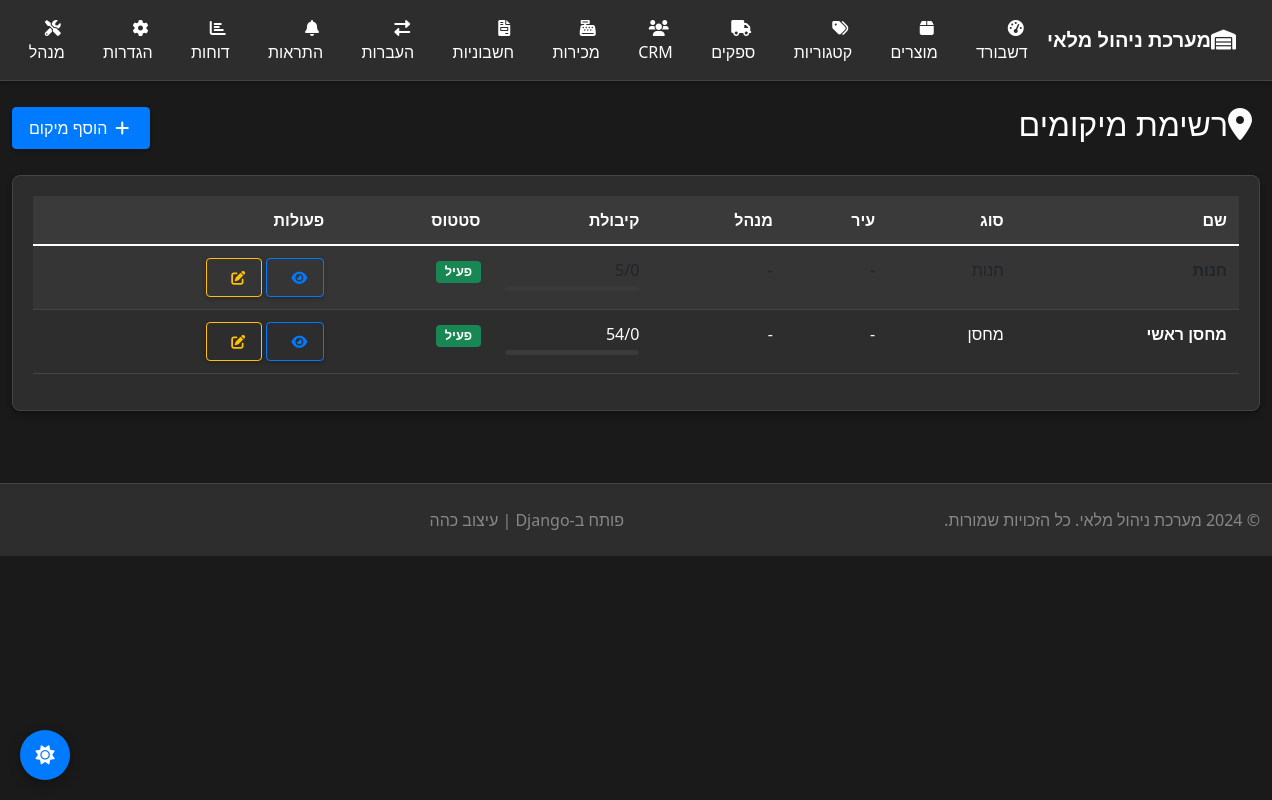
The page /inventory/locations/ on the database as committed earlier.
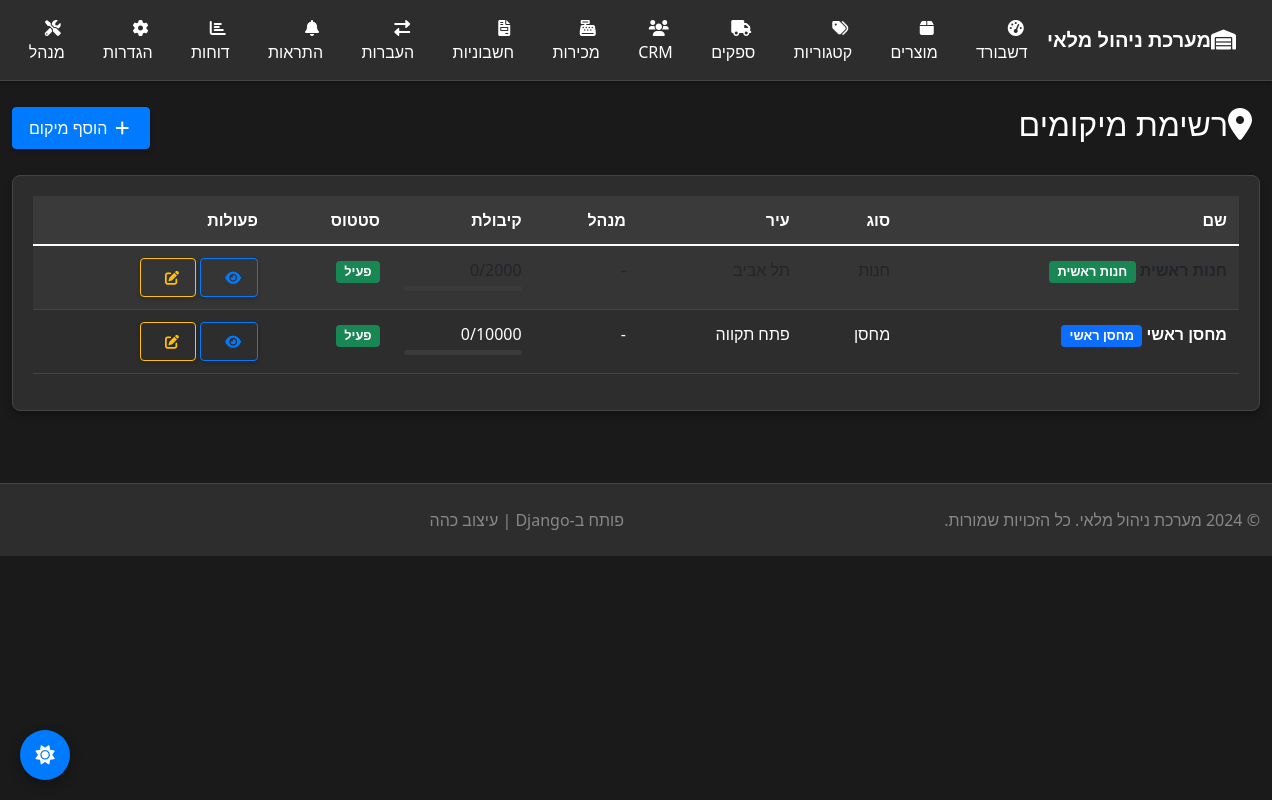
The same page on the database as committed later.
### inventory/models.py (models this page shows, shortened)
class Location(models.Model):
    LOCATION_TYPE_CHOICES = [
        ('store', 'חנות'),
        ('warehouse', 'מחסן'),
    ]
    name = models.CharField(max_length=100, unique=True, verbose_name="שם מיקום")
    location_type = models.CharField(max_length=20, choices=LOCATION_TYPE_CHOICES, default='store', verbose_name="סוג מיקום")
    description = models.TextField(blank=True, verbose_name="תיאור")
    address = models.TextField(blank=True, verbose_name="כתובת")
    city = models.CharField(max_length=100, blank=True, verbose_name="עיר")
    postal_code = models.CharField(max_length=10, blank=True, verbose_name="מיקוד")
    phone = models.CharField(max_length=20, blank=True, verbose_name="טלפון")
    email = models.EmailField(blank=True, null=True, verbose_name="אימייל")
    manager_name = models.CharField(max_length=100, blank=True, verbose_name="שם מנהל")
    capacity = models.PositiveIntegerField(default=0, verbose_name="קיבולת (יחידות)")
    is_active = models.BooleanField(default=True, verbose_name="פעיל")
    is_main_warehouse = models.BooleanField(default=False, verbose_name="מחסן ראשי")
    is_main_store = models.BooleanField(default=False, verbose_name="חנות ראשית")
    created_at = models.DateTimeField(auto_now_add=True)
    updated_at = models.DateTimeField(auto_now=True)
    class Meta:
        ordering = ['name']
        verbose_name = "מיקום"
        verbose_name_plural = "מיקומים"
    @property
    def current_capacity_used(self):
        return Product.objects.filter(location=self).aggregate(
            total=Sum('quantity')
        )['total'] or 0
    @property
    def capacity_percentage(self):
        if self.capacity == 0:
            return 0
        return (self.current_capacity_used / self.capacity) * 100

### inventory/views.py (the view)
# urls.py: path('locations/', views.location_list, name='location_list'),
def location_list(request):
    locations = Location.objects.all()
    return render(request, 'inventory/location_list.html', {'locations': locations})

### inventory/templates/inventory/location_list.html (shortened to what this page needs)
{% extends 'inventory/base.html' %}
{% load static %}
{% block content %}
<div class="row">
    <div class="col-12">
        <div class="d-flex justify-content-between align-items-center mb-4">
            <h2><i class="fas fa-map-marker-alt me-2"></i>רשימת מיקומים</h2>
            <a href="{% url 'add_location' %}" class="btn btn-primary">
                <i class="fas fa-plus me-1"></i>הוסף מיקום
            </a>
        </div>
        <div class="card">
            <div class="card-body">
                {% if locations %}
                    <div class="table-responsive">
                        <table class="table table-striped">
                            <thead>
                                <tr>
                                    <th>שם</th>
                                    <th>סוג</th>
                                    <th>עיר</th>
                                    <th>מנהל</th>
                                    <th>קיבולת</th>
                                    <th>סטטוס</th>
                                    <th>פעולות</th>
                                </tr>
                            </thead>
                            <tbody>
                                {% for location in locations %}
                                    <tr>
                                        <td>
                                            <strong>{{ location.name }}</strong>
                                            {% if location.is_main_warehouse %}
                                                <span class="badge bg-primary">מחסן ראשי</span>
                                            {% endif %}
                                            {% if location.is_main_store %}
                                                <span class="badge bg-success">חנות ראשית</span>
                                            {% endif %}
                                        </td>
                                        <td>{{ location.get_location_type_display }}</td>
                                        <td>{{ location.city|default:"-" }}</td>
                                        <td>{{ location.manager_name|default:"-" }}</td>
                                        <td>
                                            {{ location.current_capacity_used }}/{{ location.capacity }}
                                            <div class="progress mt-1" style="height: 5px;">
                                            </div>
                                        </td>
                                        <td>
                                            {% if location.is_active %}
                                                <span class="badge bg-success">פעיל</span>
                                            {% else %}
                                                <span class="badge bg-secondary">לא פעיל</span>
                                            {% endif %}
                                        </td>
                                        <td>
                                            <a href="{% url 'location_detail' location.pk %}" class="btn btn-sm btn-outline-primary">
                                                <i class="fas fa-eye"></i>
                                            </a>
                                            <a href="{% url 'edit_location' location.pk %}" class="btn btn-sm btn-outline-warning">
                                                <i class="fas fa-edit"></i>
                                            </a>
                                        </td>
                                    </tr>
                                {% endfor %}
                            </tbody>
                        </table>
                    </div>
                {% endif %}
            </div>
        </div>
    </div>
</div>
{% endblock %}

Rows that differ between the two databases and show on the page:
changed Location (number 1 of 2 on the later page): now shows "חנות ראשית"
changed Location "מחסן ראשי": city "-" → "פתח תקווה"; current_capacity_used "54" → "0"; capacity "0" → "10000"; now shows "מחסן ראשי"
